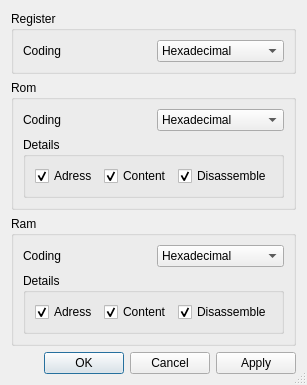
<?xml version="1.0" encoding="UTF-8"?>
<ui version="4.0">
 <class>Settings</class>
 <widget class="QDialog" name="Settings">
  <property name="windowModality">
   <enum>Qt::WindowModal</enum>
  </property>
  <property name="windowTitle">
   <string>Settings</string>
  </property>
  <property name="sizeGripEnabled">
   <bool>true</bool>
  </property>
  <property name="modal">
   <bool>true</bool>
  </property>
  <layout class="QVBoxLayout" name="verticalLayout">
   <item>
    <widget class="QGroupBox" name="registerBox">
     <property name="title">
      <string>Register</string>
     </property>
     <layout class="QHBoxLayout" name="horizontalLayout">
      <item>
       <widget class="QLabel" name="label">
        <property name="text">
         <string>Coding</string>
        </property>
       </widget>
      </item>
      <item>
       <widget class="QComboBox" name="reg_coding">
        <item>
         <property name="text">
          <string>Hexadecimal</string>
         </property>
        </item>
        <item>
         <property name="text">
          <string>Decimal</string>
         </property>
        </item>
        <item>
         <property name="text">
          <string>Octal</string>
         </property>
        </item>
        <item>
         <property name="text">
          <string>Binary</string>
         </property>
        </item>
       </widget>
      </item>
     </layout>
    </widget>
   </item>
   <item>
    <widget class="QGroupBox" name="romBox">
     <property name="title">
      <string>Rom</string>
     </property>
     <layout class="QVBoxLayout" name="verticalLayout_2">
      <item>
       <layout class="QHBoxLayout" name="horizontalLayout_2">
        <item>
         <widget class="QLabel" name="label_2">
          <property name="text">
           <string>Coding</string>
          </property>
         </widget>
        </item>
        <item>
         <widget class="QComboBox" name="rom_coding">
          <item>
           <property name="text">
            <string>Hexadecimal</string>
           </property>
          </item>
          <item>
           <property name="text">
            <string>Decimal</string>
           </property>
          </item>
          <item>
           <property name="text">
            <string>Octal</string>
           </property>
          </item>
          <item>
           <property name="text">
            <string>Binary</string>
           </property>
          </item>
         </widget>
        </item>
       </layout>
      </item>
      <item>
       <widget class="QGroupBox" name="groupBox">
        <property name="title">
         <string>Details</string>
        </property>
        <layout class="QHBoxLayout" name="horizontalLayout_4">
         <item>
          <widget class="QCheckBox" name="romAdr">
           <property name="text">
            <string>Adress</string>
           </property>
           <property name="checkable">
            <bool>true</bool>
           </property>
           <property name="checked">
            <bool>true</bool>
           </property>
          </widget>
         </item>
         <item>
          <widget class="QCheckBox" name="romCont">
           <property name="text">
            <string>Content</string>
           </property>
           <property name="checked">
            <bool>true</bool>
           </property>
          </widget>
         </item>
         <item>
          <widget class="QCheckBox" name="romDis">
           <property name="text">
            <string>Disassemble</string>
           </property>
           <property name="checked">
            <bool>true</bool>
           </property>
          </widget>
         </item>
        </layout>
       </widget>
      </item>
     </layout>
    </widget>
   </item>
   <item>
    <widget class="QGroupBox" name="ramBox">
     <property name="title">
      <string>Ram</string>
     </property>
     <layout class="QVBoxLayout" name="verticalLayout_3">
      <item>
       <layout class="QHBoxLayout" name="horizontalLayout_3">
        <item>
         <widget class="QLabel" name="label_3">
          <property name="text">
           <string>Coding</string>
          </property>
         </widget>
        </item>
        <item>
         <widget class="QComboBox" name="ram_coding">
          <item>
           <property name="text">
            <string>Hexadecimal</string>
           </property>
          </item>
          <item>
           <property name="text">
            <string>Decimal</string>
           </property>
          </item>
          <item>
           <property name="text">
            <string>Octal</string>
           </property>
          </item>
          <item>
           <property name="text">
            <string>Binary</string>
           </property>
          </item>
         </widget>
        </item>
       </layout>
      </item>
      <item>
       <widget class="QGroupBox" name="groupBox_2">
        <property name="title">
         <string>Details</string>
        </property>
        <layout class="QHBoxLayout" name="horizontalLayout_5">
         <item>
          <widget class="QCheckBox" name="checkBox_4">
           <property name="text">
            <string>Adress</string>
           </property>
           <property name="checkable">
            <bool>true</bool>
           </property>
           <property name="checked">
            <bool>true</bool>
           </property>
          </widget>
         </item>
         <item>
          <widget class="QCheckBox" name="checkBox_5">
           <property name="text">
            <string>Content</string>
           </property>
           <property name="checked">
            <bool>true</bool>
           </property>
          </widget>
         </item>
         <item>
          <widget class="QCheckBox" name="checkBox_6">
           <property name="text">
            <string>Disassemble</string>
           </property>
           <property name="checked">
            <bool>true</bool>
           </property>
          </widget>
         </item>
        </layout>
       </widget>
      </item>
     </layout>
    </widget>
   </item>
   <item>
    <widget class="QDialogButtonBox" name="buttonBox">
     <property name="orientation">
      <enum>Qt::Horizontal</enum>
     </property>
     <property name="standardButtons">
      <set>QDialogButtonBox::Apply|QDialogButtonBox::Cancel|QDialogButtonBox::Ok</set>
     </property>
     <property name="centerButtons">
      <bool>false</bool>
     </property>
    </widget>
   </item>
  </layout>
 </widget>
 <resources/>
 <connections>
  <connection>
   <sender>buttonBox</sender>
   <signal>accepted()</signal>
   <receiver>Settings</receiver>
   <slot>accept()</slot>
   <hints>
    <hint type="sourcelabel">
     <x>248</x>
     <y>254</y>
    </hint>
    <hint type="destinationlabel">
     <x>157</x>
     <y>274</y>
    </hint>
   </hints>
  </connection>
  <connection>
   <sender>buttonBox</sender>
   <signal>rejected()</signal>
   <receiver>Settings</receiver>
   <slot>reject()</slot>
   <hints>
    <hint type="sourcelabel">
     <x>316</x>
     <y>260</y>
    </hint>
    <hint type="destinationlabel">
     <x>286</x>
     <y>274</y>
    </hint>
   </hints>
  </connection>
 </connections>
</ui>
